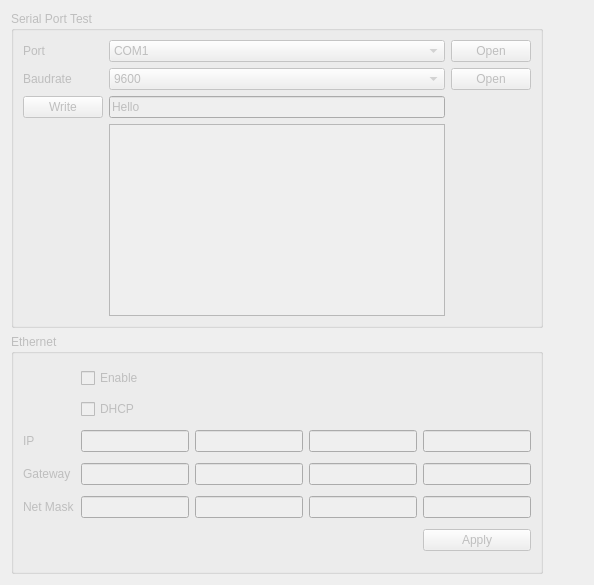
     <widget class="QWidget" name="tab">
      <attribute name="title">
       <string>硬體設定</string>
      </attribute>
      <layout class="QGridLayout" name="gridLayout_12">
       <item row="2" column="0">
        <widget class="QGroupBox" name="groupBox_7">
         <property name="enabled">
          <bool>false</bool>
         </property>
         <property name="minimumSize">
          <size>
           <width>0</width>
           <height>240</height>
          </size>
         </property>
         <property name="title">
          <string>Ethernet</string>
         </property>
         <layout class="QGridLayout" name="gridLayout_14">
          <item row="4" column="3">
           <widget class="FocusEditor" name="le_nm_1">
            <property name="alignment">
             <set>Qt::AlignRight|Qt::AlignTrailing|Qt::AlignVCenter</set>
            </property>
           </widget>
          </item>
          <item row="2" column="4">
           <widget class="FocusEditor" name="le_ip0">
            <property name="alignment">
             <set>Qt::AlignRight|Qt::AlignTrailing|Qt::AlignVCenter</set>
            </property>
           </widget>
          </item>
          <item row="3" column="1">
           <widget class="FocusEditor" name="le_gw3">
            <property name="alignment">
             <set>Qt::AlignRight|Qt::AlignTrailing|Qt::AlignVCenter</set>
            </property>
           </widget>
          </item>
          <item row="4" column="2">
           <widget class="FocusEditor" name="le_nm_2">
            <property name="alignment">
             <set>Qt::AlignRight|Qt::AlignTrailing|Qt::AlignVCenter</set>
            </property>
           </widget>
          </item>
          <item row="4" column="4">
           <widget class="FocusEditor" name="le_nm_0">
            <property name="alignment">
             <set>Qt::AlignRight|Qt::AlignTrailing|Qt::AlignVCenter</set>
            </property>
           </widget>
          </item>
          <item row="5" column="4">
           <widget class="QPushButton" name="pbApplyNetwork">
            <property name="text">
             <string>Apply</string>
            </property>
           </widget>
          </item>
          <item row="3" column="0">
           <widget class="QLabel" name="label_21">
            <property name="text">
             <string>Gateway</string>
            </property>
           </widget>
          </item>
          <item row="3" column="3">
           <widget class="FocusEditor" name="le_gw1">
            <property name="alignment">
             <set>Qt::AlignRight|Qt::AlignTrailing|Qt::AlignVCenter</set>
            </property>
           </widget>
          </item>
          <item row="3" column="2">
           <widget class="FocusEditor" name="le_gw2">
            <property name="alignment">
             <set>Qt::AlignRight|Qt::AlignTrailing|Qt::AlignVCenter</set>
            </property>
           </widget>
          </item>
          <item row="2" column="3">
           <widget class="FocusEditor" name="le_ip1">
            <property name="alignment">
             <set>Qt::AlignRight|Qt::AlignTrailing|Qt::AlignVCenter</set>
            </property>
           </widget>
          </item>
          <item row="2" column="2">
           <widget class="FocusEditor" name="le_ip2">
            <property name="alignment">
             <set>Qt::AlignRight|Qt::AlignTrailing|Qt::AlignVCenter</set>
            </property>
           </widget>
          </item>
          <item row="3" column="4">
           <widget class="FocusEditor" name="le_gw0">
            <property name="alignment">
             <set>Qt::AlignRight|Qt::AlignTrailing|Qt::AlignVCenter</set>
            </property>
           </widget>
          </item>
          <item row="2" column="1">
           <widget class="FocusEditor" name="le_ip3">
            <property name="alignment">
             <set>Qt::AlignRight|Qt::AlignTrailing|Qt::AlignVCenter</set>
            </property>
           </widget>
          </item>
          <item row="4" column="0">
           <widget class="QLabel" name="label_22">
            <property name="text">
             <string>Net Mask</string>
            </property>
           </widget>
          </item>
          <item row="4" column="1">
           <widget class="FocusEditor" name="le_nm_3">
            <property name="alignment">
             <set>Qt::AlignRight|Qt::AlignTrailing|Qt::AlignVCenter</set>
            </property>
           </widget>
          </item>
          <item row="1" column="1">
           <widget class="QCheckBox" name="cbDHCP">
            <property name="text">
             <string>DHCP</string>
            </property>
           </widget>
          </item>
          <item row="2" column="0">
           <widget class="QLabel" name="label_20">
            <property name="text">
             <string>IP</string>
            </property>
           </widget>
          </item>
          <item row="0" column="1">
           <widget class="QCheckBox" name="cbEnableNetwork">
            <property name="text">
             <string>Enable</string>
            </property>
           </widget>
          </item>
         </layout>
        </widget>
       </item>
       <item row="0" column="0" rowspan="2">
        <widget class="QGroupBox" name="groupBox">
         <property name="enabled">
          <bool>false</bool>
         </property>
         <property name="minimumSize">
          <size>
           <width>400</width>
           <height>0</height>
          </size>
         </property>
         <property name="title">
          <string>Serial Port Test</string>
         </property>
         <layout class="QGridLayout" name="gridLayout_4">
          <item row="1" column="2">
           <widget class="QPushButton" name="pbCloseSerialPort">
            <property name="text">
             <string>Open</string>
            </property>
           </widget>
          </item>
          <item row="1" column="0">
           <widget class="QLabel" name="label">
            <property name="text">
             <string>Baudrate</string>
            </property>
           </widget>
          </item>
          <item row="0" column="2">
           <widget class="QPushButton" name="pbListenSerialPort">
            <property name="text">
             <string>Open</string>
            </property>
            <property name="checkable">
             <bool>true</bool>
            </property>
           </widget>
          </item>
          <item row="1" column="1">
           <widget class="QComboBox" name="cbBaudrate">
            <item>
             <property name="text">
              <string>9600</string>
             </property>
            </item>
            <item>
             <property name="text">
              <string>19200</string>
             </property>
            </item>
            <item>
             <property name="text">
              <string>38400</string>
             </property>
            </item>
            <item>
             <property name="text">
              <string>57600</string>
             </property>
            </item>
            <item>
             <property name="text">
              <string>115200</string>
             </property>
            </item>
           </widget>
          </item>
          <item row="0" column="0">
           <widget class="QLabel" name="label_7">
            <property name="text">
             <string>Port</string>
            </property>
           </widget>
          </item>
          <item row="2" column="0">
           <widget class="QPushButton" name="pbWriteSerialPort">
            <property name="text">
             <string>Write</string>
            </property>
           </widget>
          </item>
          <item row="0" column="1">
           <widget class="QComboBox" name="cbSerialPort">
            <item>
             <property name="text">
              <string>COM1</string>
             </property>
            </item>
            <item>
             <property name="text">
              <string>COM2</string>
             </property>
            </item>
            <item>
             <property name="text">
              <string>COM3</string>
             </property>
            </item>
            <item>
             <property name="text">
              <string>COM4</string>
             </property>
            </item>
           </widget>
          </item>
          <item row="2" column="1">
           <widget class="QLineEdit" name="leSeriaalWrite">
            <property name="text">
             <string>Hello</string>
            </property>
           </widget>
          </item>
          <item row="3" column="1">
           <widget class="QTextEdit" name="teSerialIn"/>
          </item>
         </layout>
        </widget>
       </item>
       <item row="1" column="2">
        <spacer name="horizontalSpacer">
         <property name="orientation">
          <enum>Qt::Horizontal</enum>
         </property>
         <property name="sizeHint" stdset="0">
          <size>
           <width>40</width>
           <height>20</height>
          </size>
         </property>
        </spacer>
       </item>
      </layout>
     </widget>
